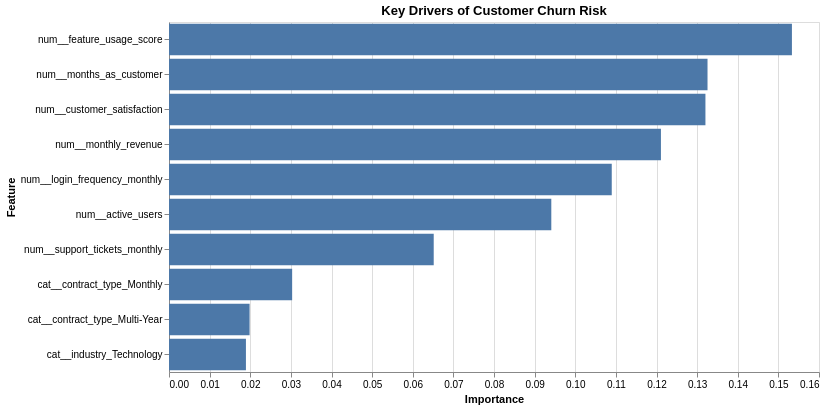

The code cell stored with this chart in its notebook:
### Markdown cell above
Cell 17 - Feature Importance Chart

### Code cell
feature_importance_chart = alt.Chart(importance_df.head(10)).mark_bar().encode(
    x=alt.X("Importance:Q", title="Importance"),
    y=alt.Y("Feature:N", sort="-x", title="Feature"),
    tooltip=["Feature", alt.Tooltip("Importance:Q", format=".4f")]
).properties(
    title="Key Drivers of Customer Churn Risk",
    width=650,
    height=350
)

feature_importance_chart

### Figure 1 — Vega-Lite specification as saved in the notebook (floating-point values rounded to 4 significant figures)
{"config": {"view": {"continuousWidth": 300, "continuousHeight": 300}}, "data": {"name": "data-bdee443424668ae030a8acff7ae63460"}, "mark": {"type": "bar"}, "encoding": {"tooltip": [{"field": "Feature", "type": "nominal"}, {"field": "Importance", "format": ".4f", "type": "quantitative"}], "x": {"field": "Importance", "title": "Importance", "type": "quantitative"}, "y": {"field": "Feature", "sort": "-x", "title": "Feature", "type": "nominal"}}, "height": 350, "title": "Key Drivers of Customer Churn Risk", "width": 650, "$schema": "https://vega.github.io/schema/vega-lite/v5.20.1.json", "datasets": {"data-bdee443424668ae030a8acff7ae63460": [{"Feature": "num__feature_usage_score", "Importance": 0.1533}, {"Feature": "num__months_as_customer", "Importance": 0.1326}, {"Feature": "num__customer_satisfaction", "Importance": 0.132}, {"Feature": "num__monthly_revenue", "Importance": 0.1211}, {"Feature": "num__login_frequency_monthly", "Importance": 0.109}, {"Feature": "num__active_users", "Importance": 0.09411}, {"Feature": "num__support_tickets_monthly", "Importance": 0.06516}, {"Feature": "cat__contract_type_Monthly", "Importance": 0.03031}, {"Feature": "cat__contract_type_Multi-Year", "Importance": 0.01984}, {"Feature": "cat__industry_Technology", "Importance": 0.01894}]}}
